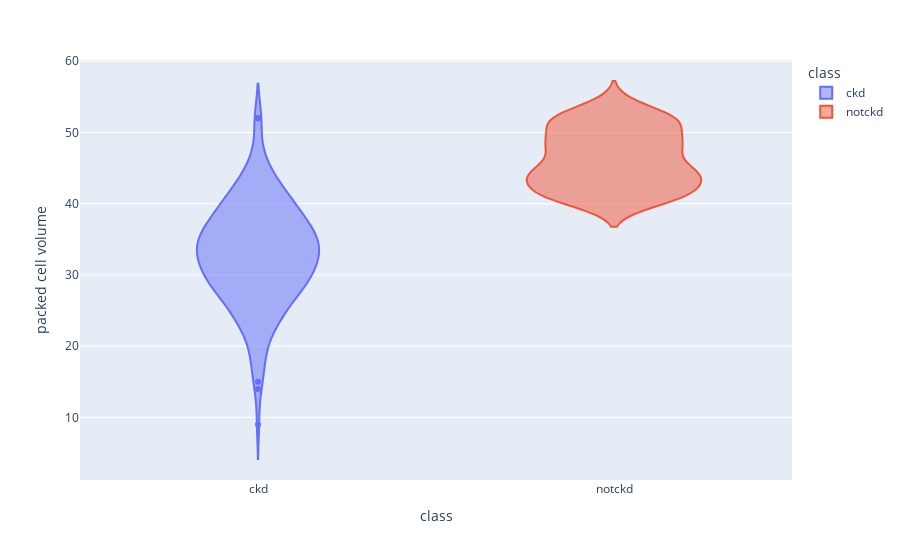

The notebook cell saved with this chart:
### Code cell
violin('packed cell volume')

### Figure 1 — Plotly figure (JSON) as saved in the notebook; plotly's stock layout.template omitted (floating-point values rounded to 4 significant figures; data arrays with more than 128 entries replaced by an {"elided": "..."} marker saying what was removed)
{"data": [{"alignmentgroup": "True", "box": {"visible": false}, "hovertemplate": "class=%{x}<br>packed cell volume=%{y}<extra></extra>", "legendgroup": "ckd", "marker": {"color": "#636efa"}, "name": "ckd", "offsetgroup": "ckd", "orientation": "v", "scalegroup": "True", "showlegend": true, "type": "violin", "x": {"elided": "250 str values"}, "x0": " ", "xaxis": "x", "y": {"elided": "250 int values"}, "y0": " ", "yaxis": "y"}, {"alignmentgroup": "True", "box": {"visible": false}, "hovertemplate": "class=%{x}<br>packed cell volume=%{y}<extra></extra>", "legendgroup": "notckd", "marker": {"color": "#EF553B"}, "name": "notckd", "offsetgroup": "notckd", "orientation": "v", "scalegroup": "True", "showlegend": true, "type": "violin", "x": {"elided": "150 str values"}, "x0": " ", "xaxis": "x", "y": {"elided": "150 int values"}, "y0": " ", "yaxis": "y"}], "layout": {"legend": {"title": {"text": "class"}, "tracegroupgap": 0}, "margin": {"t": 60}, "violinmode": "overlay", "xaxis": {"anchor": "y", "categoryarray": ["ckd", "notckd"], "categoryorder": "array", "domain": [0, 1], "title": {"text": "class"}}, "yaxis": {"anchor": "x", "domain": [0, 1], "title": {"text": "packed cell volume"}}}}
